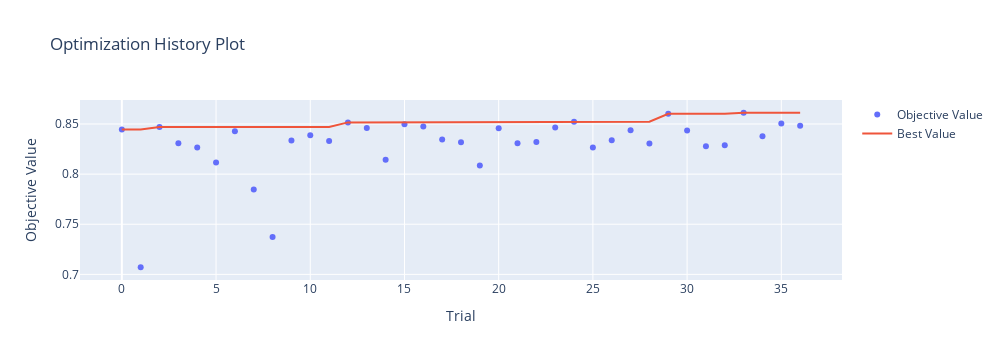
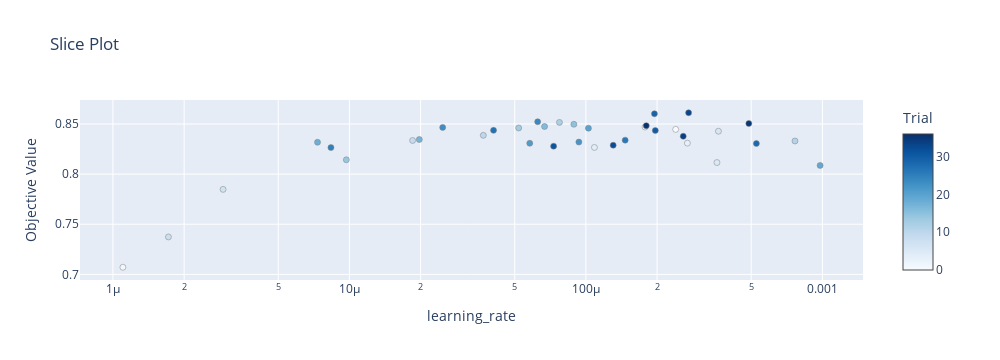

Here is the notebook cell these charts were saved with, in order:
### Code cell
for fig in [
    optuna.visualization.plot_optimization_history(study),
    optuna.visualization.plot_slice(study),
]:
    fig.update_layout(
        autosize=False,
        width=1000,
        height=360,
    )
    fig.show()

### Figure 1 — Plotly figure (JSON) as saved in the notebook; plotly's stock layout.template omitted (floating-point values rounded to 4 significant figures)
{"data": [{"mode": "markers", "name": "Objective Value", "type": "scatter", "x": [0, 1, 2, 3, 4, 5, 6, 7, 8, 9, 10, 11, 12, 13, 14, 15, 16, 17, 18, 19, 20, 21, 22, 23, 24, 25, 26, 27, 28, 29, 30, 31, 32, 33, 34, 35, 36], "y": [0.8446, 0.7071, 0.847, 0.8309, 0.8266, 0.8115, 0.8428, 0.7848, 0.7373, 0.8336, 0.8387, 0.8331, 0.8516, 0.846, 0.8143, 0.8497, 0.8475, 0.8345, 0.8318, 0.8087, 0.8458, 0.8308, 0.832, 0.8466, 0.8523, 0.8265, 0.8339, 0.8437, 0.8305, 0.8602, 0.8435, 0.8279, 0.8288, 0.8612, 0.8377, 0.8505, 0.8484]}, {"name": "Best Value", "type": "scatter", "x": [0, 1, 2, 3, 4, 5, 6, 7, 8, 9, 10, 11, 12, 13, 14, 15, 16, 17, 18, 19, 20, 21, 22, 23, 24, 25, 26, 27, 28, 29, 30, 31, 32, 33, 34, 35, 36], "y": [0.8446, 0.8446, 0.847, 0.847, 0.847, 0.847, 0.847, 0.847, 0.847, 0.847, 0.847, 0.847, 0.8516, 0.8516, 0.8516, 0.8516, 0.8516, 0.8516, 0.8516, 0.8516, 0.8516, 0.8516, 0.8516, 0.8516, 0.8523, 0.8523, 0.8523, 0.8523, 0.8523, 0.8602, 0.8602, 0.8602, 0.8602, 0.8612, 0.8612, 0.8612, 0.8612]}], "layout": {"autosize": false, "height": 360, "title": {"text": "Optimization History Plot"}, "width": 1000, "xaxis": {"title": {"text": "Trial"}}, "yaxis": {"title": {"text": "Objective Value"}}}}

### Figure 2 — Plotly figure (JSON) as saved in the notebook; plotly's stock layout.template omitted (floating-point values rounded to 4 significant figures)
{"data": [{"marker": {"color": [0, 1, 2, 3, 4, 5, 6, 7, 8, 9, 10, 11, 12, 13, 14, 15, 16, 17, 18, 19, 20, 21, 22, 23, 24, 25, 26, 27, 28, 29, 30, 31, 32, 33, 34, 35, 36], "colorbar": {"title": {"text": "Trial"}, "x": 1, "xpad": 40}, "colorscale": [[0, "rgb(247,251,255)"], [0.125, "rgb(222,235,247)"], [0.25, "rgb(198,219,239)"], [0.375, "rgb(158,202,225)"], [0.5, "rgb(107,174,214)"], [0.625, "rgb(66,146,198)"], [0.75, "rgb(33,113,181)"], [0.875, "rgb(8,81,156)"], [1, "rgb(8,48,107)"]], "line": {"color": "Grey", "width": 0.5}}, "mode": "markers", "showlegend": false, "type": "scatter", "x": [0.0002397, 1.102e-06, 0.0001779, 0.0002687, 0.0001087, 0.0003583, 0.0003635, 2.922e-06, 1.717e-06, 1.85e-05, 3.684e-05, 0.000766, 7.731e-05, 5.197e-05, 9.704e-06, 8.894e-05, 6.687e-05, 1.975e-05, 7.33e-06, 0.0009782, 0.0001025, 5.789e-05, 9.338e-05, 2.48e-05, 6.253e-05, 8.354e-06, 0.0001466, 4.069e-05, 0.000526, 0.0001949, 0.0001966, 7.303e-05, 0.0001304, 0.0002718, 0.000258, 0.0004887, 0.00018], "y": [0.8446, 0.7071, 0.847, 0.8309, 0.8266, 0.8115, 0.8428, 0.7848, 0.7373, 0.8336, 0.8387, 0.8331, 0.8516, 0.846, 0.8143, 0.8497, 0.8475, 0.8345, 0.8318, 0.8087, 0.8458, 0.8308, 0.832, 0.8466, 0.8523, 0.8265, 0.8339, 0.8437, 0.8305, 0.8602, 0.8435, 0.8279, 0.8288, 0.8612, 0.8377, 0.8505, 0.8484]}], "layout": {"autosize": false, "height": 360, "title": {"text": "Slice Plot"}, "width": 1000, "xaxis": {"title": {"text": "learning_rate"}, "type": "log"}, "yaxis": {"title": {"text": "Objective Value"}}}}
